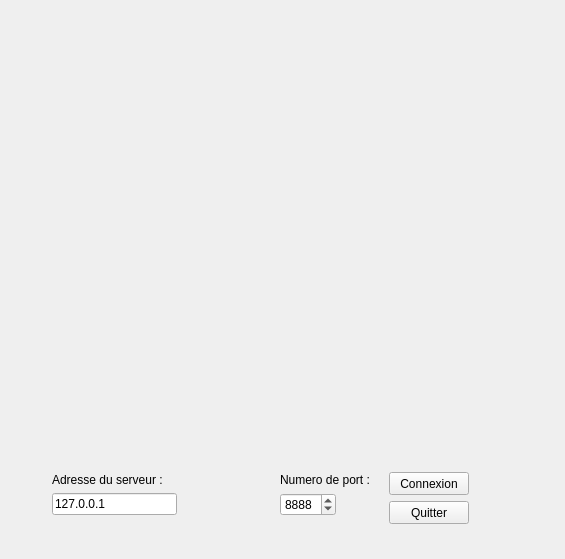
<?xml version="1.0" encoding="UTF-8"?>
<ui version="4.0">
 <class>ClientCrawler</class>
 <widget class="QWidget" name="ClientCrawler">
  <property name="geometry">
   <rect>
    <x>0</x>
    <y>0</y>
    <width>565</width>
    <height>559</height>
   </rect>
  </property>
  <property name="windowTitle">
   <string>ClientCrawler</string>
  </property>
  <widget class="QLabel" name="labelNumeroPort">
   <property name="geometry">
    <rect>
     <x>280</x>
     <y>472</y>
     <width>101</width>
     <height>16</height>
    </rect>
   </property>
   <property name="text">
    <string>Numero de port :</string>
   </property>
  </widget>
  <widget class="QSpinBox" name="spinBoxPortServeur">
   <property name="geometry">
    <rect>
     <x>280</x>
     <y>493</y>
     <width>56</width>
     <height>23</height>
    </rect>
   </property>
   <property name="maximum">
    <number>9999</number>
   </property>
   <property name="value">
    <number>8888</number>
   </property>
  </widget>
  <widget class="QLabel" name="labelAdresseServeur">
   <property name="geometry">
    <rect>
     <x>52</x>
     <y>472</y>
     <width>122</width>
     <height>16</height>
    </rect>
   </property>
   <property name="text">
    <string>Adresse du serveur : </string>
   </property>
  </widget>
  <widget class="QLineEdit" name="lineEditAdresseServeur">
   <property name="geometry">
    <rect>
     <x>52</x>
     <y>493</y>
     <width>125</width>
     <height>22</height>
    </rect>
   </property>
   <property name="text">
    <string>127.0.0.1</string>
   </property>
  </widget>
  <widget class="QPushButton" name="pushButtonConnexion">
   <property name="geometry">
    <rect>
     <x>389</x>
     <y>472</y>
     <width>80</width>
     <height>23</height>
    </rect>
   </property>
   <property name="text">
    <string>Connexion</string>
   </property>
  </widget>
  <widget class="QPushButton" name="pushButtonQuitter">
   <property name="geometry">
    <rect>
     <x>389</x>
     <y>501</y>
     <width>80</width>
     <height>23</height>
    </rect>
   </property>
   <property name="text">
    <string>Quitter</string>
   </property>
  </widget>
 </widget>
 <resources/>
 <connections>
  <connection>
   <sender>pushButtonQuitter</sender>
   <signal>clicked()</signal>
   <receiver>ClientCrawler</receiver>
   <slot>close()</slot>
   <hints>
    <hint type="sourcelabel">
     <x>433</x>
     <y>507</y>
    </hint>
    <hint type="destinationlabel">
     <x>488</x>
     <y>411</y>
    </hint>
   </hints>
  </connection>
 </connections>
</ui>
